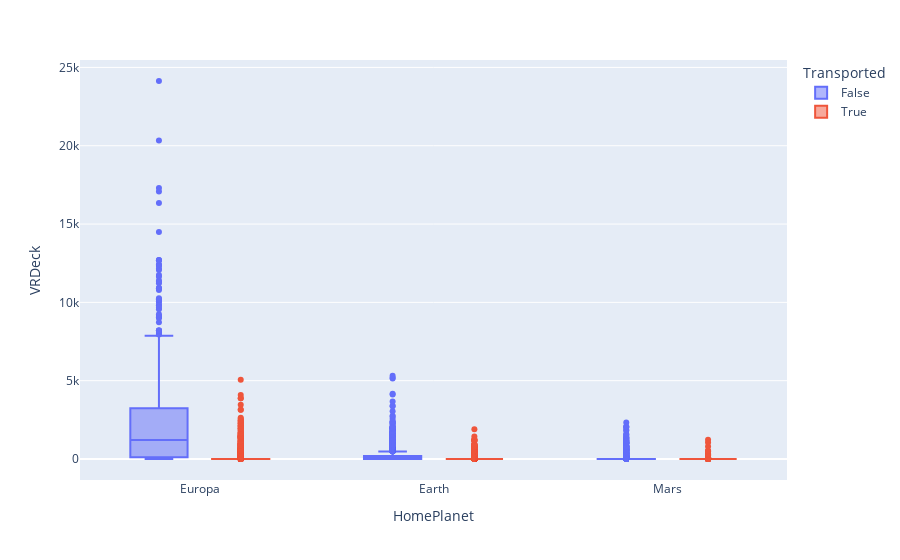

The cell this chart's notebook holds for it:
### Code cell
fig = px.box(df, x='HomePlanet', y='VRDeck', color='Transported')
fig.update_traces(quartilemethod="linear") # or "inclusive", or "linear" by default
fig.show()

### Figure 1 — Plotly figure (JSON) as saved in the notebook; plotly's stock layout.template omitted (floating-point values rounded to 4 significant figures; data arrays with more than 128 entries replaced by an {"elided": "..."} marker saying what was removed)
{"data": [{"alignmentgroup": "True", "hovertemplate": "Transported=False<br>HomePlanet=%{x}<br>VRDeck=%{y}<extra></extra>", "legendgroup": "False", "marker": {"color": "#636efa"}, "name": "False", "notched": false, "offsetgroup": "False", "orientation": "v", "showlegend": true, "x": {"elided": "4315 str values"}, "x0": " ", "xaxis": "x", "y": {"elided": "4315 int values"}, "y0": " ", "yaxis": "y", "type": "box", "quartilemethod": "linear"}, {"alignmentgroup": "True", "hovertemplate": "Transported=True<br>HomePlanet=%{x}<br>VRDeck=%{y}<extra></extra>", "legendgroup": "True", "marker": {"color": "#EF553B"}, "name": "True", "notched": false, "offsetgroup": "True", "orientation": "v", "showlegend": true, "x": {"elided": "4378 str values"}, "x0": " ", "xaxis": "x", "y": {"elided": "4378 int values"}, "y0": " ", "yaxis": "y", "type": "box", "quartilemethod": "linear"}], "layout": {"xaxis": {"anchor": "y", "domain": [0, 1], "title": {"text": "HomePlanet"}, "type": "category", "range": [-0.5083, 2.508], "autorange": true}, "yaxis": {"anchor": "x", "domain": [0, 1], "title": {"text": "VRDeck"}, "type": "linear", "range": [-1341.0, 25470.0], "autorange": true}, "legend": {"title": {"text": "Transported"}, "tracegroupgap": 0}, "margin": {"t": 60}, "boxmode": "group", "autosize": true}}
